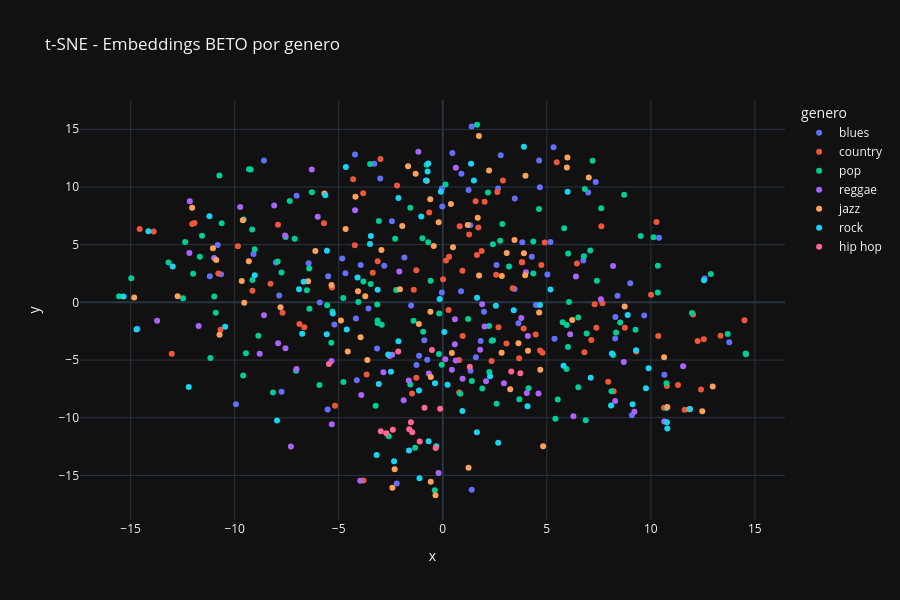

Here is the notebook cell this chart was saved with:
### Code cell
##VISUALIZACIONES TSNE Y EMBENDINGS BETO
print("Generando visualizacion t-SNE de embeddings BETO...")

tsne = TSNE(n_components=2, random_state=42, perplexity=30)
embeddings_2d = tsne.fit_transform(embeddings_matrix)

df_muestra["x"] = embeddings_2d[:, 0]
df_muestra["y"] = embeddings_2d[:, 1]
df_muestra["genero"] = df_muestra["genero"].fillna("scraping")

fig = px.scatter(
    df_muestra,
    x="x",
    y="y",
    color="genero",
    hover_data=["titulo", "artista"],
    title="t-SNE - Embeddings BETO por genero",
    width=900,
    height=600
)
fig.show()

### Figure 1 — Plotly figure (JSON) as saved in the notebook; plotly's stock layout.template omitted (floating-point values rounded to 4 significant figures; data arrays with more than 128 entries replaced by an {"elided": "..."} marker saying what was removed)
{"data": [{"customdata": {"elided": "77x2 str values"}, "hovertemplate": "genero=blues<br>x=%{x}<br>y=%{y}<br>titulo=%{customdata[0]}<br>artista=%{customdata[1]}<extra></extra>", "legendgroup": "blues", "marker": {"color": "#636efa", "symbol": "circle"}, "mode": "markers", "name": "blues", "orientation": "v", "showlegend": true, "x": [-5.908, -0.04497, 5.028, 1.393, 0.4615, 1.319, -1.262, 2.786, 8.296, 8.401, 1.391, -4.217, -0.885, -6.448, -1.52, -10.82, -9.095, -5.533, -4.173, 3.638, 4.478, -5.209, -4.679, -7.86, 10.39, 1.823, 5.371, 9.682, -0.04106, -8.593, 4.632, 2.657, -7.747, -4.13, 4.668, -4.83, 8.288, -2.813, -9.939, 1.241, 0.8773, -3.005, -0.7443, 6.991, -1.844, -8.019, 13.77, 3.452, 1.591, 9.089, -2.443, 2.583, 6.757, 7.35, 12.59, 1.337, 3.462, -2.212, -11.19, 5.321, -10.66, 0.8958, 9.011, -3.946, 1.98, -3.158, -1.138, 4.279, -14.67, -3.289, 3.822, 10.65, -5.506, -3.569, 5.176, -0.02369, -7.024], "xaxis": "x", "y": [-0.0106, 0.8467, 2.406, -16.23, 12.94, 6.69, -5.419, 12.75, -1.263, 0.5747, 15.25, 12.82, -3.293, 3.398, -0.2719, 4.975, 4.2, -9.294, -1.407, -1.805, -0.2348, -1.917, 2.518, 0.5974, 5.597, -3.34, -3.148, -1.138, 9.872, 12.3, 12.3, 9.869, -7.743, -6.754, 9.977, 3.796, -3.123, 3.171, -8.831, 9.73, 0.9581, 10.74, -4.967, 9.523, 3.898, 3.463, -3.462, 1.167, -4.762, -9.773, 7.027, 3.242, 3.633, 10.43, 2.078, -5.916, 8.996, -15.71, 2.273, 13.45, 2.427, 11.15, 1.65, 3.249, -0.8212, -4.007, -4.625, 3.954, -2.292, 12.01, 5.204, -6.278, 2.258, -0.5401, 5.224, 8.314, 9.251], "yaxis": "y", "type": "scatter"}, {"customdata": {"elided": "87x2 str values"}, "hovertemplate": "genero=country<br>x=%{x}<br>y=%{y}<br>titulo=%{customdata[0]}<br>artista=%{customdata[1]}<extra></extra>", "legendgroup": "country", "marker": {"color": "#EF553B", "symbol": "circle"}, "mode": "markers", "name": "country", "orientation": "v", "showlegend": true, "x": [-3.824, 12.25, -2.196, 0.2787, 0.9578, -3.659, 7.14, 3.819, 6.807, -0.6513, -10.79, -14.57, 10.77, 1.269, -6.654, -13.02, 7.623, 1.642, 11.62, 8.754, 1.71, -5.321, 10.64, 10.01, 0.01458, -5.177, -3.809, 2.891, 3.889, 10.36, -13.9, 12.41, 8.216, -1.27, 0.1564, 5.478, 0.7858, -7.919, -3.365, 12.03, 0.8137, -1.474, -6.887, 13.35, -9.845, 7.3, 2.623, 7.384, -5.71, -7.699, 2.012, -2.991, 7.952, 3.361, 10.27, 3.8, -8.278, 0.9453, -10.68, 11.31, 4.467, 7.675, 9.304, 6.447, -1.391, 1.869, 0.7902, 3.671, -4.308, 4.792, 4.898, 0.3026, -11.93, 3.064, -9.147, 4.678, -4.229, -3.13, 14.5, 2.678, -12.04, 12.55, 4.739, -1.273, 2.566, 2.345, 1.579], "xaxis": "x", "y": [9.462, -3.358, 10.13, -0.6622, -2.925, -6.243, -3.254, 3.47, -4.333, 7.796, 2.495, 6.355, -7.246, 5.883, -2.152, -4.463, 6.597, 4.109, -9.297, -2.209, 6.485, 1.284, -9.129, 0.6556, 2.001, -8.969, -15.43, 10.56, -2.267, -2.907, 6.144, -7.559, -7.709, -6.526, 3.635, 12.14, -4.987, 6.732, 2.576, -1.058, 6.588, -7.888, -1.885, -2.886, 4.855, -0.1622, 9.567, -2.193, 6.848, -0.9038, 8.716, 12.42, -6.873, 1.217, 6.959, 3.472, 1.609, 2.734, -2.369, -7.158, -2.78, -0.0686, -4.251, 3.373, 1.083, 4.448, -7.81, -4.85, 10.68, -4.367, 5.183, 3.947, 6.872, -3.574, 1.002, -4.175, 4.96, 3.562, -1.543, -2.157, 6.792, -3.195, 3.229, 2.784, 2.385, -5.09, 8.754], "yaxis": "y", "type": "scatter"}, {"customdata": {"elided": "122x2 str values"}, "hovertemplate": "genero=pop<br>x=%{x}<br>y=%{y}<br>titulo=%{customdata[0]}<br>artista=%{customdata[1]}<extra></extra>", "legendgroup": "pop", "marker": {"color": "#00cc96", "symbol": "circle"}, "mode": "markers", "name": "pop", "orientation": "v", "showlegend": true, "x": [-2.93, 1.9, 3.68, -0.1833, 4.353, 4.624, 6.029, -2.595, 4.351, -10.74, 3.183, 13.7, -1.559, -11.67, -6.53, 5.948, 10.34, -3.133, -10.98, 10.75, 6.874, 2.417, 9.266, 2.352, -7.115, -3.223, -7.751, 8.111, 7.091, 10.13, -9.041, 8.187, -9.571, -0.6985, 5.762, 6.512, -10.91, 11.98, -5.927, -0.04847, 1.222, 6.827, -5.558, 14.57, -1.56, 8.329, 0.841, -7.352, 14.56, -0.3841, 6.916, -9.16, -3.069, -5.303, 1.4, -0.5828, -2.288, -7.935, -0.7756, -9.148, -7.55, -4.773, -3.491, 9.515, -8.861, 8.53, -10.63, 5.413, -3.812, -0.9419, -3.465, -5.355, -3.125, 2.225, 0.1325, -9.592, 7.406, -1.402, 2.235, 12.88, -11.57, -9.313, 2.409, -1.33, -4.783, -7.051, -12.49, -2.238, 4.124, 2.761, 2.868, -4.056, -14.97, 8.718, -13.18, -11.17, 5.835, -12.0, -0.1706, 5.528, -8.158, 2.59, -0.9773, 10.75, 6.066, -12.38, 2.175, 7.616, 6.018, 6.785, 6.516, 5.962, -6.407, -9.228, -9.46, -3.151, 10.34, 1.648, 7.2, -15.56, -6.417, -6.288], "xaxis": "x", "y": [-1.946, -7.457, -8.393, -4.477, 5.267, 8.087, 4.238, -11.61, 2.509, 10.99, 3.114, -2.744, 8.194, 3.955, 1.053, -5.771, 0.8538, -1.565, 0.517, -7.006, -10.22, -3.275, -2.375, -3.326, 5.508, -8.97, 2.591, -7.707, 4.49, 5.654, 4.595, -4.564, 7.174, 5.217, -1.717, -1.311, -0.9089, -0.9112, -7.155, -5.41, -1.446, 9.828, -0.2537, -4.495, -7.128, -2.615, -7.925, 8.776, -4.437, -16.28, -2.695, 6.307, 7.057, -0.7983, -6.823, 1.867, 5.51, 3.534, 11.92, 1.933, 5.675, -6.897, 12.0, 5.746, -2.894, -1.735, 6.865, -10.09, 1.803, -2.54, 1.598, -3.502, -1.797, -2.041, 10.22, -6.339, 1.867, -1.601, -6.043, 2.458, 5.765, 11.54, 5.036, -12.61, 0.3763, -5.918, 0.3633, 1.077, -7.437, 5.35, 6.8, 0.02263, 2.099, 9.334, 3.454, -4.83, 6.424, 2.47, -0.9605, -8.416, -7.805, -8.79, 5.548, -9.147, 0.03805, 5.223, 9.515, 8.153, -3.858, 3.986, -7.349, -1.961, -0.5427, 11.51, -4.401, -0.1863, 3.184, 15.39, 12.28, 0.5337, 2.938, 9.533], "yaxis": "y", "type": "scatter"}, {"customdata": [["i know a place", "rita marley"], ["my heart is gone", "ken boothe"], ["morning ride", "yellowman"], ["somalia", "k'naan"], ["budtender", "bumpin uglies"], ["step across", "gregory isaacs"], ["drink up", "vybz kartel"], ["no good", "sumo"], ["justice", "sashamon"], ["rock away", "gregory isaacs"], ["get high", "ky-mani marley"], ["more justice", "damian marley"], ["words of wisdom (live)", "dennis brown"], ["duppy know who fi frighten", "demarco"], ["enemy", "skip marley"], ["love from a distance", "beres hammond"], ["feelin' in the mood", "stick figure"], ["good times", "luciano"], ["my love", "aswad"], ["messiah", "mavado"], ["fortune teller", "xavier rudd"], ["african queen", "prince far i"], ["rastaman chant", "bob marley & the wailers"], ["hell & back", "sticky fingers"], ["do you really want me", "kofi"], ["ketchy shuby", "peter tosh"], ["never deny you", "ziggy marley"], ["if you only knew", "one drop"], ["breakout", "black uhuru"], ["every song i sing", "jah cure"], ["closer", "six60"], ["we will rise", "dirty heads"], ["youth of the world", "tribal seeds"], ["i got love for ya", "michael franti & spearhead"], ["running", "tessellated"], ["your love", "bushman"], ["life", "maxi priest"], ["king inna the jungle", "yellowman"], ["dame lo que quieras", "la secta allstar"], ["throw away your gun", "roots radics"], ["dont say", "aaron kamm and the one drops"], ["are you crazy?", "freddie mcgregor"], ["heart of a warrior", "seedless"], ["do you remember", "bob marley & the wailers"], ["creative child", "snow"], ["gift", "the movement"], ["7", "desmond dekker"], ["jungle justice", "popcaan"], ["i am coming home", "pat kelly"], ["soldier take over", "yellowman"], ["party shot (ravin, pt. 2)", "popcaan"], ["beat & teach", "mavado"], ["necesito tu amor", "fidel nadal"], ["borders", "311"], ["the christian life", "sanchez"], ["don't throw it all away", "barrington levy"], ["livin' & rockin'", "311"]], "hovertemplate": "genero=reggae<br>x=%{x}<br>y=%{y}<br>titulo=%{customdata[0]}<br>artista=%{customdata[1]}<extra></extra>", "legendgroup": "reggae", "marker": {"color": "#ab63fa", "symbol": "circle"}, "mode": "markers", "name": "reggae", "orientation": "v", "showlegend": true, "x": [-2.428, -0.6689, -6.296, 0.4376, -1.172, -3.965, 0.5831, -9.737, -7.026, 6.401, -12.16, -7.558, -3.915, 4.038, 1.891, 7.602, -2.852, 4.092, -6.009, 2.011, 0.6292, -1.88, 11.55, 0.1205, 6.124, -7.3, -0.2043, 10.65, 4.601, -8.592, -12.18, 3.774, -7.913, 8.184, 0.9525, 8.702, -10.99, -2.553, -7.576, -5.333, 2.079, -4.215, -13.73, 9.208, 6.279, 2.939, -8.798, 1.797, 8.286, 0.5786, -8.103, -5.348, -11.73, 0.6282, -2.088, 3.998, -1.635], "xaxis": "x", "y": [-4.55, -6.159, 11.52, -5.84, 13.05, -15.47, -1.454, 8.263, -5.785, 2.235, 8.774, -3.983, -8.03, -7.845, -0.1616, 0.2621, -6.063, -2.91, 7.423, -2.095, 11.67, -8.486, -5.541, -4.94, -2.756, -12.5, -14.8, -10.33, -7.896, -1.126, 4.282, -1.361, -3.546, 3.147, -6.628, -5.161, 3.852, -4.655, 5.789, -10.55, -6.841, 7.987, -1.599, -9.479, -9.877, -7.013, -4.443, -4.106, -8.558, -3.63, 8.391, -5.079, -2.045, -5.042, 2.676, 2.612, -6.775], "yaxis": "y", "type": "scatter"}, {"customdata": {"elided": "71x2 str values"}, "hovertemplate": "genero=jazz<br>x=%{x}<br>y=%{y}<br>titulo=%{customdata[0]}<br>artista=%{customdata[1]}<extra></extra>", "legendgroup": "jazz", "marker": {"color": "#FFA15A", "symbol": "circle"}, "mode": "markers", "name": "jazz", "orientation": "v", "showlegend": true, "x": [-4.669, 8.741, -14.83, 1.2, 12.98, -0.5922, -1.148, 3.242, -0.6013, -4.074, -2.058, 3.64, -5.348, 12.47, -1.947, -11.05, 3.074, 1.68, -1.304, -6.472, -5.686, -0.577, -9.54, 3.9, -4.564, -12.05, 10.64, -4.892, -0.3488, -9.32, -0.4317, -4.196, 1.745, 5.964, 2.839, 7.018, 2.828, 0.4389, -10.88, 0.4916, -9.607, 3.977, 3.447, 3.961, -1.666, -3.624, -2.421, 4.633, -3.95, 1.238, 6.222, -10.73, -0.1986, -6.124, 4.098, 5.991, -7.799, -0.7673, 1.738, -12.74, 4.686, 10.79, -0.5744, 2.225, -2.946, -3.724, -2.311, 0.3921, 11.86, -9.66, 4.825], "xaxis": "x", "y": [6.349, -0.3584, 0.4138, 6.704, -7.296, -0.8093, -1.868, -7.535, 8.937, 0.9631, 1.147, -3.549, 1.495, -9.427, 6.628, 4.7, 4.279, 7.34, 11.14, 1.831, 9.445, -15.55, -0.03182, 4.251, -4.252, 8.19, -4.751, -1.569, -16.72, 3.572, 4.893, 9.156, 2.325, 11.68, 2.291, 10.82, -4.36, -4.386, 3.663, 4.769, 7.109, 10.97, 5.413, 2.353, 11.79, -4.999, -16.06, -0.8727, -3.012, -14.34, -1.538, -2.8, 6.95, 4.449, -4.182, 12.56, -0.4188, 10.55, 14.43, 0.5246, -5.85, -9.073, -6.463, 11.44, 4.538, 0.5242, -14.46, 8.528, -9.268, 1.848, -12.47], "yaxis": "y", "type": "scatter"}, {"customdata": {"elided": "70x2 str values"}, "hovertemplate": "genero=rock<br>x=%{x}<br>y=%{y}<br>titulo=%{customdata[0]}<br>artista=%{customdata[1]}<extra></extra>", "legendgroup": "rock", "marker": {"color": "#19d3f3", "symbol": "circle"}, "mode": "markers", "name": "rock", "orientation": "v", "showlegend": true, "x": [-14.72, 2.665, -2.492, 8.887, -3.456, 2.553, -14.15, -3.073, -11.21, -6.683, -0.091, -2.62, -3.129, -15.34, 0.07452, -2.129, 9.766, 2.275, -6.755, -12.98, -0.3102, -3.178, 1.496, -4.095, -5.566, -6.905, -7.965, 4.072, 1.648, -10.46, -0.3742, 8.089, 9.292, -9.037, -5.285, -2.13, 12.56, -0.1476, -1.034, 11.89, -0.6934, -1.622, 6.002, -5.646, -3.497, 10.77, -5.575, -12.21, 0.9455, 3.902, -0.8087, -0.6789, 3.412, 5.805, -4.656, 9.124, -1.117, 8.132, 10.79, -1.141, -2.342, 4.672, 7.109, 1.362, 5.179, 9.892, 0.2307, 1.64, -4.615, -0.7288], "xaxis": "x", "y": [-2.348, -12.16, -6.015, -1.086, 5.743, -0.299, 6.166, -7.071, 7.461, 1.793, 9.596, -4.528, 1.103, 0.5155, -2.576, 9.046, -7.449, -6.395, -2.718, 3.118, -12.47, -13.22, 10.56, 2.157, 4.477, 1.137, -10.23, -9.004, 0.3983, -2.106, -7.016, -8.948, -4.144, 2.354, -0.961, -3.376, 1.924, 0.3025, 7.446, -9.234, 12.04, -12.83, 9.588, 9.289, 5.063, -10.39, -2.764, -7.328, -9.414, 13.48, 10.57, -12.03, -0.6855, -5.494, 11.72, -8.839, -15.25, -4.428, -10.92, -7.632, -13.77, -0.2196, -6.527, 12.01, 1.123, -5.702, -7.144, -11.27, -2.354, 11.34], "yaxis": "y", "type": "scatter"}, {"customdata": [["i don't like", "yo gotti"], ["unlearn", "reks"], ["bangin screw", "paul wall"], ["i was there", "krs-one"], ["espacio", "black rob"], ["la legge del più forte", "gli inquilini"], ["white lines (long version) [re-recorded]", "grandmaster flash & the furious five"], ["money, power & respect", "the lox"], ["if i had a son", "jacki-o"], ["i do it for hip hop", "ludacris"], ["lyte thee mc", "mc lyte"], ["real thing", "tory lanez"], ["k.u.s.h.", "cypress hill"], ["supa star", "group home"], ["it don't stop (hip hop classic)", "kris kross"], ["insane in the brain", "cypress hill"]], "hovertemplate": "genero=hip hop<br>x=%{x}<br>y=%{y}<br>titulo=%{customdata[0]}<br>artista=%{customdata[1]}<extra></extra>", "legendgroup": "hip hop", "marker": {"color": "#FF6692", "symbol": "circle"}, "mode": "markers", "name": "hip hop", "orientation": "v", "showlegend": true, "x": [-1.109, -1.531, -2.979, -0.3412, 1.299, -0.5205, -0.1279, 3.727, -1.61, -5.47, -2.14, -1.466, -2.713, -0.8764, 3.292, -2.398], "xaxis": "x", "y": [-12.05, -10.39, -11.16, -12.62, -5.569, -4.118, -9.224, -6.142, -11.01, -5.35, -4.252, -11.25, -11.34, -9.125, -5.982, -11.04], "yaxis": "y", "type": "scatter"}], "layout": {"xaxis": {"anchor": "y", "domain": [0.0, 1.0], "title": {"text": "x"}}, "yaxis": {"anchor": "x", "domain": [0.0, 1.0], "title": {"text": "y"}}, "legend": {"title": {"text": "genero"}, "tracegroupgap": 0}, "title": {"text": "t-SNE - Embeddings BETO por genero"}, "height": 600, "width": 900}}
